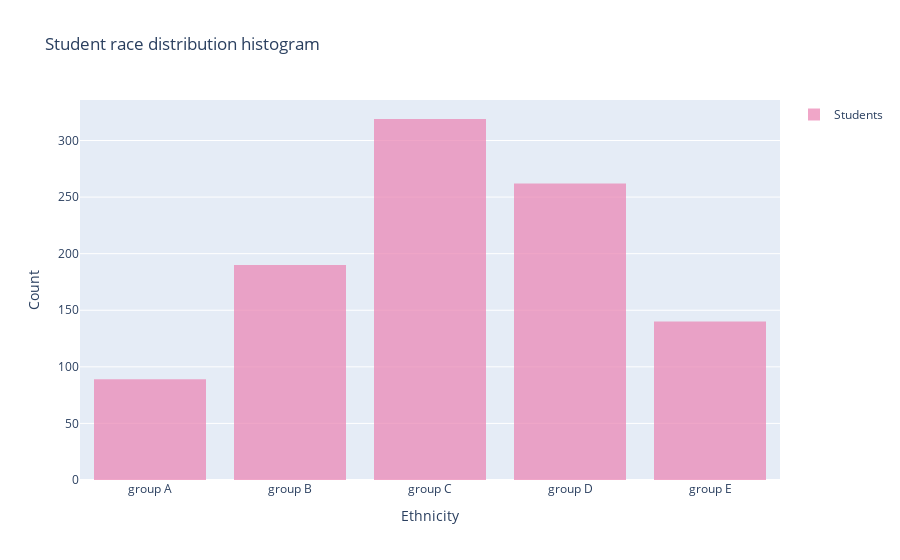

Notebook code for this chart:
### Code cell
#Race preview
df= df.sort_values(by ='race/ethnicity' )
fig = go.Figure()
fig.add_trace(go.Histogram(
    x=df["race/ethnicity"],
    name='Students', # name used in legend and hover labels
    xbins=dict( # bins used for histogram
        size=0.2
        
    ),
    marker_color='#EB89B6',
    opacity=0.75
))


fig.update_layout(
    title_text='Student race distribution histogram', # title of plot
    xaxis_title_text='Ethnicity', # xaxis label
    yaxis_title_text='Count', # yaxis label
    showlegend=True
   
    
)

fig.show()
A= df['race/ethnicity'].nunique()
B=df['race/ethnicity'].unique()
print("There are ", A, " different ethnical groups: ", B)

### Figure 1 — Plotly figure (JSON) as saved in the notebook; plotly's stock layout.template omitted (floating-point values rounded to 4 significant figures; data arrays with more than 128 entries replaced by an {"elided": "..."} marker saying what was removed)
{"data": [{"marker": {"color": "#EB89B6"}, "name": "Students", "opacity": 0.75, "type": "histogram", "x": {"elided": "1000 str values"}, "xbins": {"size": 0.2}}], "layout": {"showlegend": true, "title": {"text": "Student race distribution histogram"}, "xaxis": {"title": {"text": "Ethnicity"}}, "yaxis": {"title": {"text": "Count"}}}}
